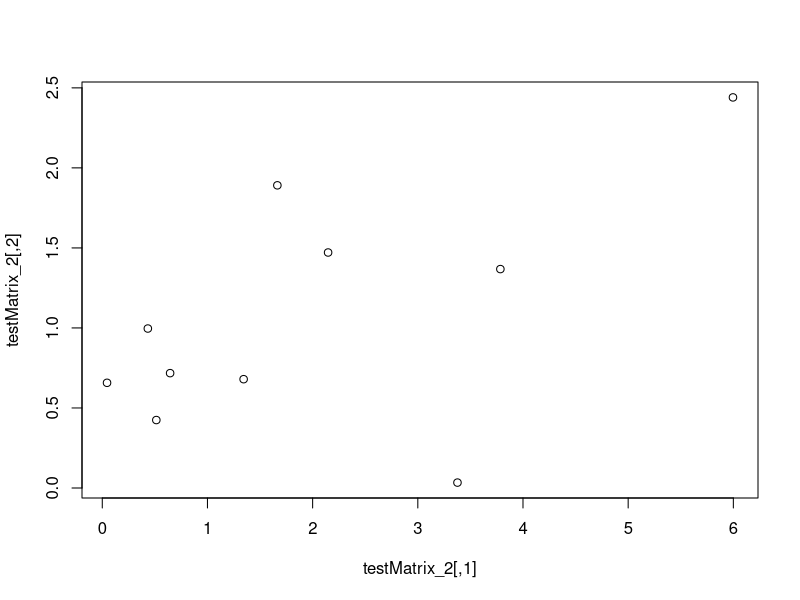

Recreate this plot in R.
GetDistance = function(x, y, method = 'Euclidean', p = NA, W = NA)
{
    return(switch(method,
        'Euclidean' = sqrt(sum((x - y) ^ 2)),
        'Minkowski' = (sum(abs(x - y) ^ p)) ^ (1 / p),
        'Manhattan' = sum(abs(x - y)),
        'Chebyshev' = max(abs(x - y)),
        'Mahalonobis' = t(x - y) %*% W %*% (x - y)));
}

GetDistanceMatrix = function(X, method = 'Euclidean', p = NA, W = NA)
{
    N = dim(X)[1];
    result = matrix(NA, nrow = N, ncol = N);
    for (i in 1:N)
    {
        for (j in 1:N)
        {
            result[i, j] = GetDistance(X[i,], X[j,], method, p, W);
        }
    }
    return(result);
}

GetSimilarityMatrix = function(X)
{
    N = dim(X)[1];

    result = matrix(NA, nrow = N, ncol = N);
    for (i in 1:N)
    {
        M = max(X[i,]);
        m = min(X[i,]);
        result[i,] = 1 - (X[i,] - m) / (M - m);
    }

    return(result);
}

testMatrix_1 = matrix(c(1, 0, 0, 1, 1, 2, 7, 5, 2), nrow = 3, ncol = 3, byrow = TRUE);
print('==================================================================');
print('Test matrix 1:');
print(testMatrix_1);
print('==================================================================');
print('Distance matrix:');
distanceMatrix = GetDistanceMatrix(testMatrix_1);
print(distanceMatrix);
print('==================================================================');
print('Similarity matrix:');
print(GetSimilarityMatrix(distanceMatrix));
print('==================================================================');


testMatrix_2 = matrix(rexp(20, rate = 0.5), 10, 2);
testMatrix_2 = testMatrix_2[order(testMatrix_2[,2]),];
print('Test matrix 2:');
print(testMatrix_2);
plot(testMatrix_2);
print('==================================================================');
print('Distance matrix:');
print(GetDistanceMatrix(testMatrix_2, 'Chebyshev'));